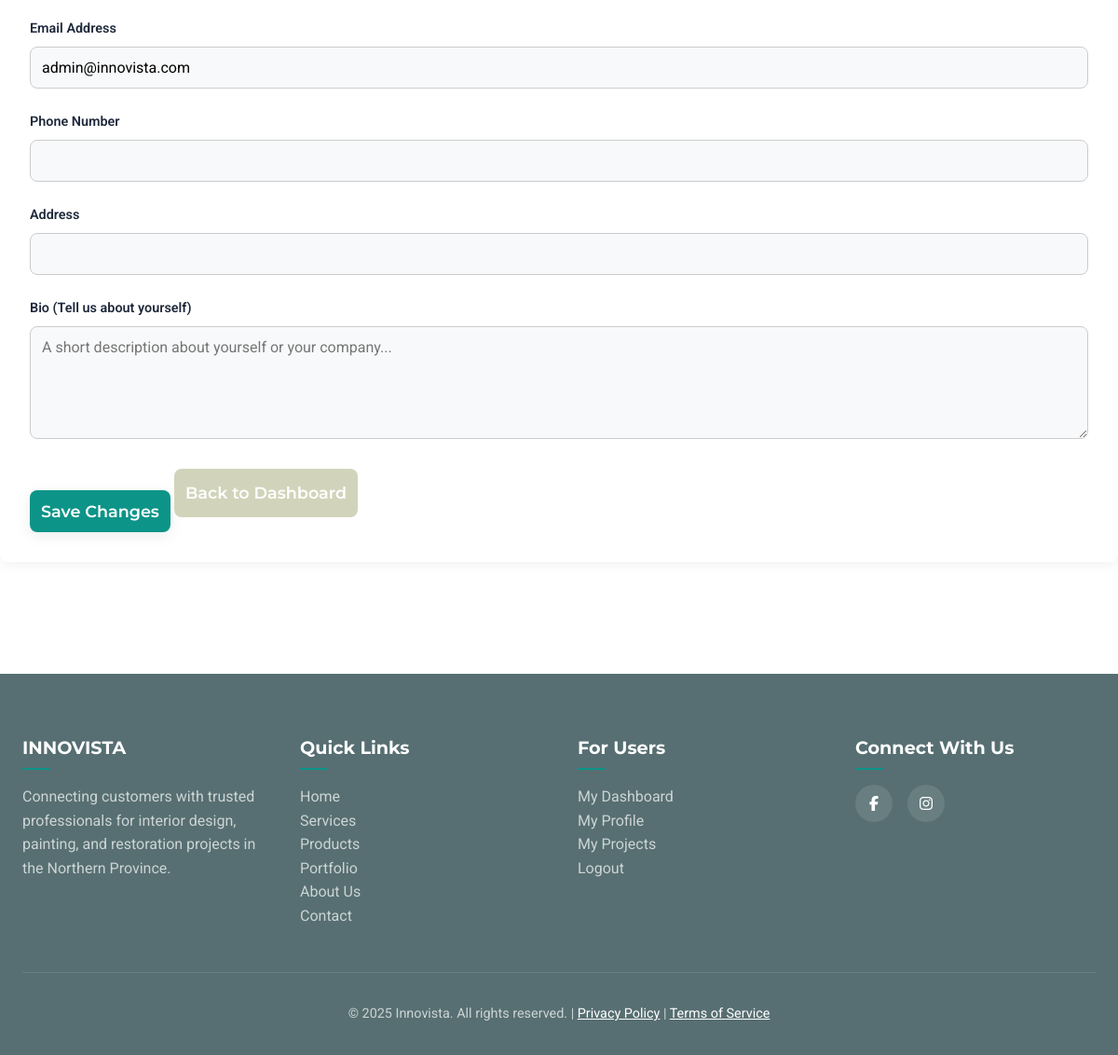
Before: /profile.php (signed in, lower part) with the older database file.
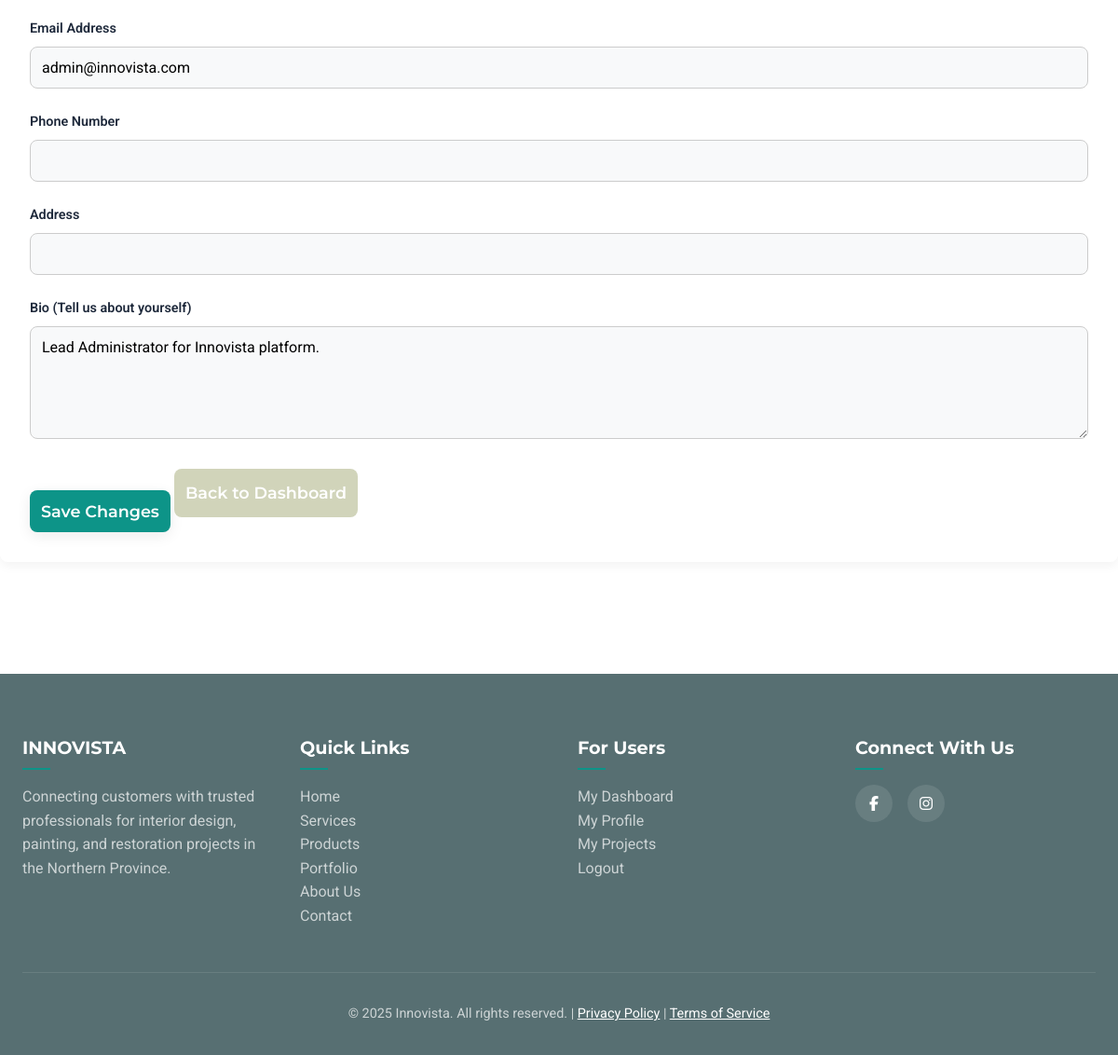
After: the same page with the newer database file.
### tables this page shows
CREATE TABLE `users` (
  `id` int(11) NOT NULL,
  `name` varchar(100) NOT NULL,
  `email` varchar(100) NOT NULL,
  `password` varchar(255) NOT NULL,
  `role` enum('admin','customer','provider') NOT NULL,
  `status` enum('active','inactive') NOT NULL DEFAULT 'active',
  `provider_status` enum('pending','approved','rejected') DEFAULT NULL,
  `credentials_verified` enum('yes','no') NOT NULL DEFAULT 'no',
  `created_at` timestamp NOT NULL DEFAULT current_timestamp(),
  `phone` varchar(20) DEFAULT NULL,
  `address` varchar(255) DEFAULT NULL,
  `bio` text DEFAULT NULL,
  `portfolio` text DEFAULT NULL,
  `profile_image_path` varchar(255) DEFAULT 'assets/images/default-avatar.jpg'
);

### public/session.php (called while the page is built, shortened)
<?php
function isUserLoggedIn(): bool {
    return isset($_SESSION['user_id']);
}
function getUserRole(): ?string {
    return $_SESSION['user_role'] ?? null;
}
function getUserId(): ?int {
    return $_SESSION['user_id'] ?? null;
}
?>

### public/profile.php (the view, shortened to what this page needs)
<?php
include 'header.php';
$db = new Database();
$conn = $db->getConnection();
$loggedInUserId = getUserId();
$user = null;
try {
    $stmt = $conn->prepare("SELECT id, name, email, phone, address, bio, profile_image_path, role FROM users WHERE id = :id");
    $stmt->bindParam(':id', $loggedInUserId, PDO::PARAM_INT);
    $stmt->execute();
    $user = $stmt->fetch(PDO::FETCH_ASSOC);
} catch (PDOException $e) {
    error_log("Profile page error fetching user data: " . $e->getMessage());
    $message = "Error loading profile data. Please try again.";
    $status_type = "error";
}
?>
<div class="container page-section">
    <?php if ($user): ?>
    <div class="content-card">
        <form action="profile.php" method="POST" enctype="multipart/form-data">
            <div class="form-grid">
                <div class="form-group">
                    <label for="email">Email Address</label>
                    <input type="email" id="email" name="email" value="<?php echo htmlspecialchars($user['email']); ?>" required>
                </div>
                <div class="form-group">
                    <label for="phone">Phone Number</label>
                    <input type="text" id="phone" name="phone" value="<?php echo htmlspecialchars($user['phone'] ?? ''); ?>">
                </div>
                <div class="form-group">
                    <label for="address">Address</label>
                    <input type="text" id="address" name="address" value="<?php echo htmlspecialchars($user['address'] ?? ''); ?>">
                </div>
            </div>
            <div class="form-group mt-3">
                <label for="bio">Bio (Tell us about yourself)</label>
                <textarea id="bio" name="bio" rows="5" placeholder="A short description about yourself or your company..."><?php echo htmlspecialchars($user['bio'] ?? ''); ?></textarea>
            </div>
            <div class="action-buttons mt-4">
                <button type="submit" class="btn btn-primary">Save Changes</button>
                <a href="<?php echo htmlspecialchars($dashboardUrl); ?>" class="btn btn-secondary">Back to Dashboard</a>
            </div>
        </form>
    </div>
    <?php else: ?>
        <p class="text-center">Unable to load profile data.</p>
    <?php endif; ?>
</div>
<?php include './footer.php'; ?>

### public/header.php (shortened to what this page needs)
<?php
    include_once 'session.php';
    if (isUserLoggedIn()) {
                switch (getUserRole()) {
            case 'admin':
                $dashboardUrl = '../admin/admin_dashboard.php';
                break;
        }
    }
?>
<!DOCTYPE html>
<html lang="en">
<head>
    <link rel="stylesheet" href="https://cdnjs.cloudflare.com/ajax/libs/font-awesome/6.5.1/css/all.min.css" />
    <link rel="stylesheet" href="assets/css/main.css">
    <link rel="stylesheet" href="assets/css/header.css">
    <link rel="stylesheet" href="assets/css/footer.css">
    <link rel="stylesheet" href="assets/css/services.css">
    <link rel="stylesheet" href="assets/css/product.css">
    <link rel="stylesheet" href="assets/css/portfolio.css">
    <link rel="stylesheet" href="assets/css/contact.css">
    <link rel="stylesheet" href="assets/css/about.css">
    <link rel="stylesheet" href="assets/css/dashboard.css">
    <link rel="stylesheet" href="assets/css/serviceprovider.css">
</head>
<body data-logged-in="<?php echo isUserLoggedIn() ? 'true' : 'false'; ?>" data-user-role="<?php echo htmlspecialchars(getUserRole() ?? 'guest'); ?>">

### public/footer.php (shortened to what this page needs)
    <footer class="main-footer">
        <div class="container">
            <div class="footer-grid">
                <div class="footer-column">
                    <h4>INNOVISTA</h4>
                    <p>Connecting customers with trusted professionals for interior design, painting, and restoration projects in the Northern Province.</p>
                </div>
                <div class="footer-column">
                    <h4>Quick Links</h4>
                    <ul>
                        <li><a href="./index.php">Home</a></li>
                        <li><a href="./services.php">Services</a></li>
                        <li><a href="./product.php">Products</a></li>
                        <li><a href="./portfolio.php">Portfolio</a></li>
                        <li><a href="./about.php">About Us</a></li>
                        <li><a href="./contact.php">Contact</a></li>
                    </ul>
                </div>
                <div class="footer-column">
                    <h4>For Users</h4>
                    <ul>
                        <?php if (isUserLoggedIn()): ?>
                            <li><a href="dashboard.php">My Dashboard</a></li>
                            <li><a href="profile.php">My Profile</a></li>
                            <li><a href="my-projects.php">My Projects</a></li>
                            <li><a href="logout.php">Logout</a></li>
                        <?php endif; ?>
                    </ul>
                </div>
                <div class="footer-column">
                    <h4>Connect With Us</h4>
                    <div class="social-links">
                        <a href="#" aria-label="Facebook"><i class="fab fa-facebook-f"></i></a>
                        <a href="#" aria-label="Instagram"><i class="fab fa-instagram"></i></a>
                    </div>
                </div>
            </div>
            <div class="footer-bottom">
                <p>© <?php echo date("Y"); ?> Innovista. All rights reserved. | <a href="#">Privacy Policy</a> | <a href="#">Terms of Service</a></p>
            </div>
        </div>
    </footer>
</body>
</html>

### public/assets/css/main.css (style rules this page uses)
:root { --primary-color: #8B9B93; --secondary-color: #d1d4ba; --dark-color: #576F72; --light-color: #ffffff; --grey-color: #f8f9fa; --text-dark: #333333; --text-light: #ffffff; --text-muted: #666666; --header-font: 'Montserrat', sans-serif; --body-font: 'Roboto', sans-serif; --border-radius: 12px; --box-shadow: 0 4px 15px rgba(0, 0, 0, 0.08); --box-shadow-hover: 0 6px 20px rgba(0, 0, 0, 0.12); --gradient: linear-gradient(90deg, #3A291C 0%, #2A1F15 100%); }
* { margin: 0; padding: 0; box-sizing: border-box; }
body { font-family: var(--body-font); background: var(--light-color); color: var(--text-dark); line-height: 1.6; }
.container { max-width: 1200px; margin: 0 auto; padding: 0 1.5rem; }
h1, h2, h3, h4, h5, h6 { font-family: var(--header-font); color: var(--dark-color); font-weight: 700; }
.page-section { padding: 5rem 0; }
.btn { display: inline-block; padding: 12px 24px; border-radius: 8px; text-decoration: none; font-weight: 600; cursor: pointer; transition: all 0.3s ease; font-family: var(--header-font); position: relative; overflow: hidden; border: 2px solid transparent; }
.btn-primary { background: var(--gradient); color: var(--text-light); border: none; box-shadow: var(--box-shadow); }
.btn-secondary { background: transparent; color: var(--primary-color); border-color: var(--primary-color); }

### public/assets/css/footer.css (style rules this page uses)
.main-footer { background-color: var(--dark-color); color: rgba(255, 255, 255, 0.7); padding: 4rem 0 2rem; margin-top: auto; }
.footer-grid { display: grid; grid-template-columns: repeat(auto-fit, minmax(220px, 1fr)); gap: 2.5rem; margin-bottom: 3rem; }
.footer-column h4 { color: var(--light-color); font-size: 1.2rem; margin-bottom: 1.5rem; position: relative; }
.footer-column h4::after { content: ''; position: absolute; left: 0; bottom: -8px; width: 30px; height: 2px; background-color: var(--primary-color); }
.footer-column ul { list-style: none; }
.footer-column ul a { color: rgba(255, 255, 255, 0.7); text-decoration: none; transition: color 0.3s ease, padding-left 0.3s ease; }
.social-links { display: flex; gap: 1rem; }
.social-links a { display: flex; align-items: center; justify-content: center; width: 40px; height: 40px; background-color: rgba(255, 255, 255, 0.1); color: var(--light-color); border-radius: 50%; text-decoration: none; font-size: 1rem; transition: background-color 0.3s ease, transform 0.3s ease; }
.footer-bottom { text-align: center; padding-top: 2rem; border-top: 1px solid rgba(255, 255, 255, 0.1); font-size: 0.9rem; }
.footer-bottom a { color: var(--light-color); text-decoration: underline; }

### public/assets/css/contact.css (style rules this page uses)
.form-group { margin-bottom: 1.5rem; }
.form-group label { display: block; font-weight: 600; margin-bottom: 0.5rem; font-size: 0.9rem; }
.form-group input, .form-group textarea { width: 100%; padding: 12px; border-radius: 8px; border: 1px solid #ccc; background: var(--grey-color); font-size: 1rem; font-family: var(--body-font); transition: all 0.3s ease; }

### public/assets/css/dashboard.css (style rules this page uses)
:root { --dashboard-bg: #f0f2f5; --sidebar-bg: #1e293b; --sidebar-text: #cbd5e1; --sidebar-text-hover: #ffffff; --sidebar-active-bg: #334155; --sidebar-active-border: #5eead4; --card-bg: #ffffff; --text-dark: #1e293b; --text-light: #64748b; --border-color: #e2e8f0; --primary-color: #0d9488; --status-approved: #27ae60; --status-pending: #f39c12; --status-rejected: #e74c3c; }
.content-card { background: #ffffff; padding: 2rem; border-radius: 8px; box-shadow: 0 4px 12px rgba(0,0,0,0.05); margin-bottom: 2.5rem; }

### public/assets/css/serviceprovider.css (style rules this page uses)
.btn-primary { background: var(--primary-color); color: #fff; padding: 12px; border-radius: 8px; text-align: center; font-size: 1.1rem; font-weight: 600; border: none; cursor: pointer; transition: background 0.3s ease; }
.btn-secondary { background: var(--secondary-color); color: #fff; padding: 12px; border-radius: 8px; text-align: center; font-size: 1.1rem; font-weight: 600; border: none; cursor: pointer; transition: background 0.3s ease; }

Changed rows visible on the page:
changed users "admin@innovista.com": bio (not shown) → "Lead Administrator for Innovista platform."
